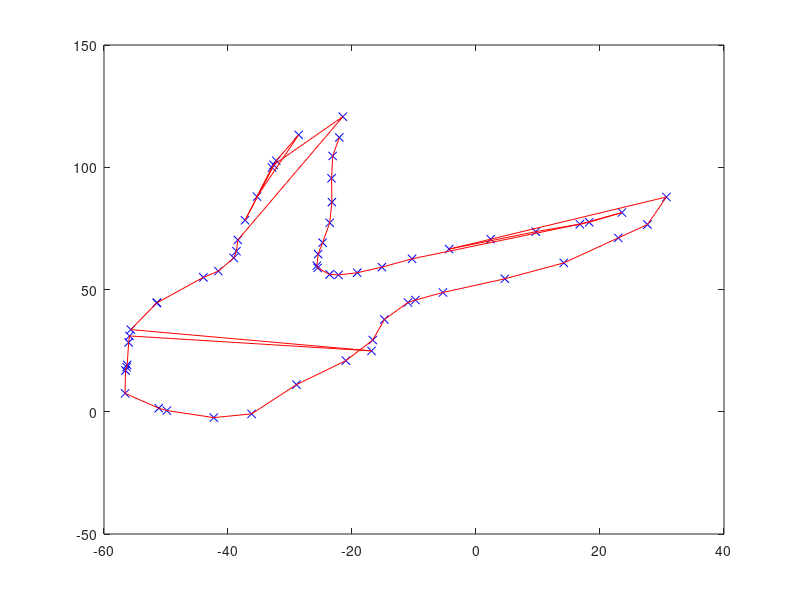

Here is the MATLAB script that generated this plot: (Note: this script raises an error after producing the figure.)
function test_ordering

  close all;
  clear all;

  load bunny1.txt
  x = bunny1(:,1);
  y = bunny1(:,2);
  plot(x, y, 'bx'); hold on;
  plot(x, y, 'r-'); hold on;

  angleApproach(x,y)

function angleApproach(x,y)

  % Find mean x and y
  x_mean = mean(x);
  y_mean = mean(y);

  % Draw lines from mean to all points
  % for ii=1:length(x)
  %   plot([x_mean x(ii)],[y_mean y(ii)],'b-'); 
  % end

  % Take an input point
  [x_inp, y_inp] = ginput(1);

  % Draw lines from input pt to all points
  for ii=1:length(x)
    plot([x_inp x(ii)],[y_inp y(ii)],'b-'); 
    ang(ii,1) = atan2(y(ii)-y_inp, x(ii)-x_inp);
  end

  % place in matrix and sort
  mat = [x y ang]
  mat = sortrows(mat, 3);
  x_out = mat(:,1);
  y_out = mat(:,2);
  hold off; 
  plot(x, y, 'bx'); hold on;
  plot(x_out, y_out, 'm-'); hold on;

  % Copy back
  x = x_out;
  y = y_out;

  x(length(x)+1) = x(1);
  y(length(y)+1) = y(1);
  small = true;
  while (small)
    forward = true;
    [xnew, ynew, small] = removeSmallAngles(x,y, forward);
    x = xnew;
    y = ynew;
    plot(x, y, 'b-'); hold on;
    plot(x, y, 'ro'); hold on;
    pause;
    reverse = false;
    [xnew, ynew, small] = removeSmallAngles(x,y, reverse);
    x = xnew;
    y = ynew;
    hold off; plot(x, y, 'b-'); hold on;
    plot(x, y, 'ro'); hold on;
    pause;
  end

  % Save data
  data = [x; y];
  fid = fopen('bunny_sorted.dat','w');
  for ii=1:length(x)
    fprintf(fid,'%12.8f %12.8f\n', x(ii), y(ii));
  end
  fclose(fid);

function [xnew, ynew, small] = removeSmallAngles(x,y, forward)

  small = false;
  xnew = x;
  ynew = y;
  [length(x)]

  % create line segments
  if (forward)
    for ii=1:length(x)-1
      line(ii).x1 = x(ii);
      line(ii).x2 = x(ii+1);
      line(ii).y1 = y(ii);
      line(ii).y2 = y(ii+1);
      line(ii).a_index = ii;
      line(ii).b_index = ii+1;
    end
  else
    count = 0;
    for ii=length(x):-1:2
      count = count+1;
      line(count).x1 = x(ii);
      line(count).x2 = x(ii-1);
      line(count).y1 = y(ii);
      line(count).y2 = y(ii-1);
      line(count).a_index = ii;
      line(count).b_index = ii-1;
    end
  end

  % find angles between adjacent line segments
  for jj=1:length(line)-1
    line1 = line(jj);
    line2 = line(jj+1);
    a_index = line2.a_index;
    b_index = line2.b_index;
    angle = findAngle(line1, line2);
    str = sprintf('%5.1f', angle*180/pi);
    text(x(a_index),y(a_index),str);
    if (angle > 160.0*pi/180.0)
      small = true;
      [angle a_index b_index]
      tempx = xnew(a_index);
      tempy = ynew(a_index);
      xnew(a_index) = xnew(b_index);
      ynew(a_index) = ynew(b_index);
      xnew(b_index) = tempx;
      ynew(b_index) = tempy;
      return;
    end
  end
  

function angle = findAngle(line1, line2)

   a = [line1.x2-line1.x1 line1.y2-line1.y1];
   b = [line2.x2-line2.x1 line2.y2-line2.y1];
   adotb = a(1)*b(1) + a(2)*b(2);
   alen = sqrt(a(1)*a(1)+a(2)*a(2));
   blen = sqrt(b(1)*b(1)+b(2)*b(2));
   angle = acos(adotb/(alen*blen));

function intersectionApproach(x,y)

  x(length(x)+1) = x(1);
  y(length(y)+1) = y(1);

  intersects = true;
  while (intersects)
    [intersects, xnew, ynew] = checkIntersections(x,y);
    plot(xnew, ynew, 'kx'); hold on;
    plot(xnew, ynew, 'k-'); hold on;
    x = xnew;
    y = ynew;
  end

function [inter, xnew, ynew] = checkIntersections(x,y)

  % copy points
  for ii=1:length(x)
    xnew(ii,1) = x(ii);
    ynew(ii,1) = y(ii);
  end

  % create line segments
  for ii=1:length(x)-1
    line(ii).pt(1,:) = [x(ii) y(ii)]; 
    line(ii).pt(2,:) = [x(ii+1) y(ii+1)]; 
    line(ii).a_index = ii;
    line(ii).b_index = ii+1;
  end

  % check intersections
  inter = false;
  for jj=1:length(line)-1
    line1 = line(jj);
    b_index = line1.b_index;
    for kk=jj+1:length(line)
      line2 = line(kk);
      c_index = line2.a_index;
      intersects = intersect(line1, line2);
      if (intersects)
        inter = true;
        [b_index c_index]
        % switch points
        xnew(b_index,1) = x(c_index);
        ynew(b_index,1) = y(c_index);
        xnew(c_index,1) = x(b_index);
        ynew(c_index,1) = y(b_index);
        [x y xnew ynew]
        return;
      end
    end
  end
  

function [intersects] = intersect(line1, line2)

  intersects = false;

  A = line1.pt(1,:);
  B = line1.pt(2,:);
  C = line2.pt(1,:);
  D = line2.pt(2,:);

  CmP = [C(1)-A(1)  C(2)-A(2)];
  r = [B(1)-A(1)  B(2)-A(2)];
  s = [D(1)-C(1)  D(2)-C(2)];

  CmPxr = CmP(1)*r(2) - CmP(2)*r(1);
  CmPxs = CmP(1)*s(2) - CmP(2)*s(1);
  rxs = r(1)*s(2) - r(2)*s(1);

  if (rxs == 0) 
    return
  end

  rxsr = 1.0/rxs;
  t = CmPxs*rxsr;
  u = CmPxr*rxsr;
 
  if (t > 0.0) && (t < 1.0) && (u > 0.0) && (u < 1.0)
    intersects = true;
  end  

